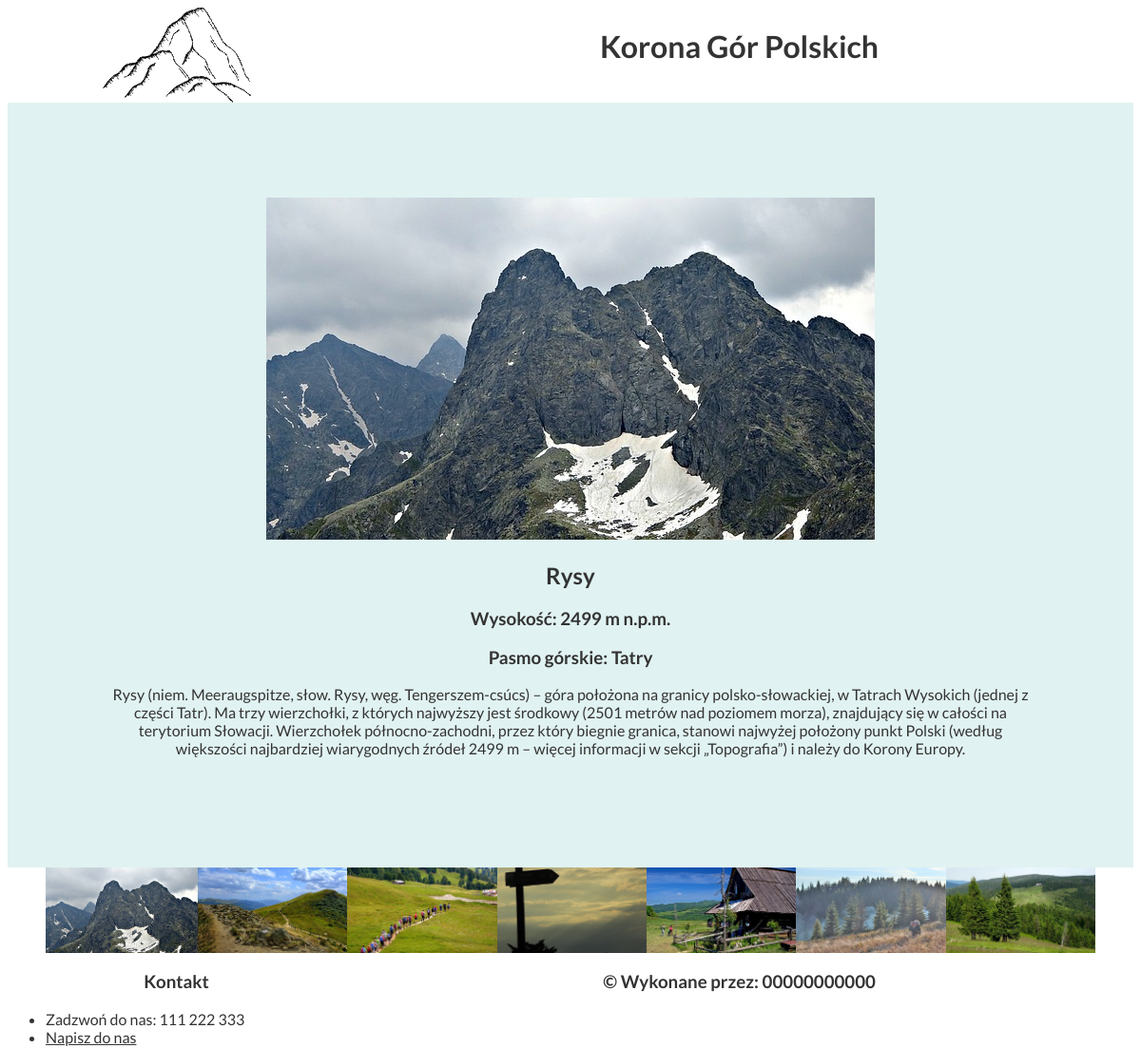
/arkusze/arkuszpasmagurskie/szczyty.php?id=1, run on the app's committed database.
### tables this page shows
CREATE TABLE `opis` (
  `id` int(10) UNSIGNED NOT NULL,
  `szczyty_id` int(10) UNSIGNED NOT NULL,
  `opis` text DEFAULT NULL
);

CREATE TABLE `szczyty` (
  `id` int(10) UNSIGNED NOT NULL,
  `nazwa` varchar(30) DEFAULT NULL,
  `wysokosc` int(10) UNSIGNED DEFAULT NULL,
  `pasmo` varchar(50) DEFAULT NULL,
  `lokator` varchar(10) DEFAULT NULL,
  `plik` varchar(50) NOT NULL
);

### arkusze/arkuszpasmagurskie/szczyty.php (the view, shortened to what this page needs)
<?php
    $conn = mysqli_connect("localhost", "root", "", "korona");
?>
<!DOCTYPE html>
<html lang="pl">
    <head>
        <link rel="stylesheet" href="styl.css">
    </head>
    <body>
        <header>
            <div id="header1">
                <img src="logo.png" alt="Logo">
            </div>
            <div id="header2">
                <h1>Korona Gór Polskich</h1>
            </div>
        </header>
        <main>
            <?php
                if(isset($_GET['id'])) {
                    $id = $_GET['id'];
                    $query = "SELECT szczyty.plik, szczyty.nazwa, szczyty.wysokosc, szczyty.pasmo, opis.opis FROM szczyty JOIN opis ON szczyty.id = opis.szczyty_id WHERE szczyty.id = $id;";
                    $result = mysqli_query($conn, $query);
                    $row = $result -> fetch_assoc();
                    echo "<img src='{$row['plik']}' alt='{$row['nazwa']}' class='duze'>";
                    echo "<h2>{$row['nazwa']}</h2>";
                    echo "<h3>Wysokość: {$row['wysokosc']} m n.p.m.</h3>";
                    echo "<h3>Pasmo górskie: {$row['pasmo']}</h3>";
                    echo "<p>{$row['opis']}</p>";
                }
            ?>
        </main>
        <section>
            <?php
                $query = "SELECT nazwa, plik FROM szczyty LIMIT 10;";
                $result = mysqli_query($conn, $query);
                while($row = $result -> fetch_assoc()) {
                    echo "<img src='{$row['plik']}' alt='{$row['nazwa']}' class='miniatury'>";
                }
            ?>
        </section>
        <div id="footer1">
            <h3>Kontakt</h3>
            <ul>
                <li>Zadzwoń do nas: 111 222 333</li>
                <li><a href="mailto:korona@gory.pl">Napisz do nas</a></li>
            </ul>
        </div>
        <div id="footer2">
            <h3>&copy; Wykonane przez: 00000000000</a></h3>
        </div>
    </body>
</html>

### arkusze/arkuszpasmagurskie/styl.css (style rules this page uses)
* { font-family: Lato, sans-serif; text-align: center; color: #333; }
#header1, #header2, #footer1, #footer2 { height: 100px; }
#header1, #footer1 { width: 30%; float: left; }
#header2, #footer2 { width: 70%; float: left; }
main { clear: both; background-color: #e0f2f1; padding: 100px; }
section { height: 90px; overflow: hidden; }
.miniatury { height: 90px; }
li { text-align: left; }

### data on the page
opis: szczyty.plik (picture), szczyty.nazwa "Rysy", szczyty.wysokosc "2499", szczyty.pasmo "Tatry", opis "Rysy (niem. Meeraugspitze, słow. Rysy, węg. Tengerszem-csúcs) – góra położona na granicy polsko-słowackiej, w Tatrach Wysokich (jednej z części Tatr). Ma trzy wierzchołki, z których najwyższy jest środkowy (2501 metrów nad poziomem morza), znajdujący się w całości na terytorium Słowacji. Wierzchołek północno-zachodni, przez który biegnie granica, stanowi najwyżej położony punkt Polski (według większości najbardziej wiarygodnych źródeł 2499 m – więcej informacji w sekcji „Topografia”) i należy do Korony Europy."
szczyty: plik (picture)
szczyty: plik (picture)
szczyty: plik (picture)
szczyty: plik (picture)
szczyty: plik (picture)
szczyty: plik (picture)
szczyty: plik (picture)
